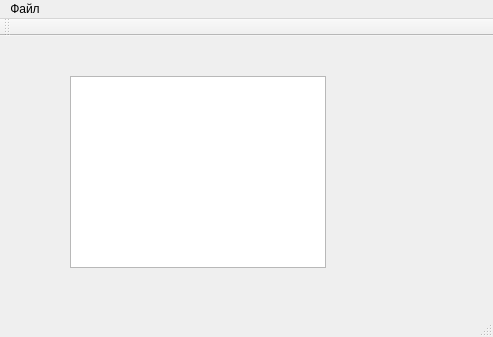
<?xml version="1.0" encoding="UTF-8"?>
<ui version="4.0">
 <class>MainWindow</class>
 <widget class="QMainWindow" name="MainWindow">
  <property name="geometry">
   <rect>
    <x>0</x>
    <y>0</y>
    <width>493</width>
    <height>337</height>
   </rect>
  </property>
  <property name="windowTitle">
   <string>MainWindow</string>
  </property>
  <widget class="QWidget" name="centralWidget">
   <widget class="QTableView" name="tableView">
    <property name="geometry">
     <rect>
      <x>70</x>
      <y>40</y>
      <width>256</width>
      <height>192</height>
     </rect>
    </property>
   </widget>
  </widget>
  <widget class="QMenuBar" name="menuBar">
   <property name="geometry">
    <rect>
     <x>0</x>
     <y>0</y>
     <width>493</width>
     <height>21</height>
    </rect>
   </property>
   <widget class="QMenu" name="menu">
    <property name="title">
     <string>Файл</string>
    </property>
    <addaction name="actionOpen"/>
    <addaction name="actionAdd"/>
    <addaction name="actionDel"/>
   </widget>
   <addaction name="menu"/>
  </widget>
  <widget class="QToolBar" name="mainToolBar">
   <attribute name="toolBarArea">
    <enum>TopToolBarArea</enum>
   </attribute>
   <attribute name="toolBarBreak">
    <bool>false</bool>
   </attribute>
  </widget>
  <widget class="QStatusBar" name="statusBar"/>
  <action name="actionOpen">
   <property name="text">
    <string>Открыть</string>
   </property>
  </action>
  <action name="actionAdd">
   <property name="text">
    <string>Добавить строку</string>
   </property>
  </action>
  <action name="actionDel">
   <property name="text">
    <string>Удалить строку</string>
   </property>
  </action>
 </widget>
 <layoutdefault spacing="6" margin="11"/>
 <resources/>
 <connections/>
</ui>
